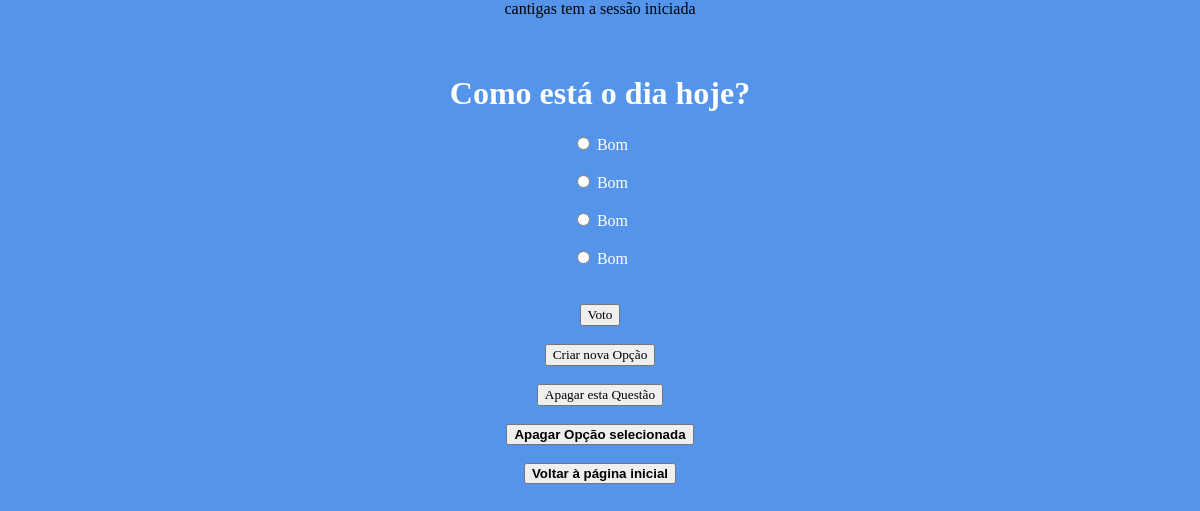
The app's page /votacao/2 (signed in) with its own data.
### votacao/models.py (models this page shows, shortened)
class Questao(models.Model):
 questao_texto = models.CharField(max_length=200)
 pub_data = models.DateTimeField('data de publicacao')

class Opcao(models.Model):
 questao = models.ForeignKey(Questao, on_delete=models.CASCADE)
 opcao_texto = models.CharField(max_length=200)
 votos = models.IntegerField(default=0)

### votacao/views.py (the view)
# urls.py: path("<int:questao_id>", views.detalhe, name="detalhe"),
def detalhe(request, questao_id):
    questao = get_object_or_404(Questao, pk=questao_id)
    return render(request, 'votacao/detalhe.html', {'questao': questao})

### votacao/templates/votacao/detalhe.html (shortened to what this page needs)
{% extends "./secondbase.html" %}
{% block body %}
    <h1>{{ questao.questao_texto }}</h1>
    <form id="form1" action="{% url 'votacao:voto' questao.id %}" method="post">
        {% for opcao in questao.opcao_set.all %}
            <input type="radio" name="opcao" id="opcao{{ forloop.counter }}" value="{{ opcao.id }}" />
            <label for="opcao{{ forloop.counter }}">{{ opcao.opcao_texto }}</label>
        <br>
        <br>
        {% endfor %}
        <br>
        {% if request.user.is_authenticated %}
            <input type="submit" value="Voto" />
        {% endif %}
        <br>
        <br>
    </form>
    <br>
    {% if request.user.is_authenticated and request.user.is_superuser %}
        <form action="{% url 'votacao:view_opcao_otimizada' questao.id %}" method="get">
            <input type="submit" value="Criar nova Opção" />
        </form>
        <br>
        <br>
        <form action="{% url 'votacao:apagarquestao' questao.id %}" method="get">
                <input type="submit" value="Apagar esta Questão" />
        </form>
        <br>
        <br>
        <button type="submit" form="form1" formaction="{% url 'votacao:apagaropcao' questao.id %}"><b>Apagar Opção selecionada</b></button>
    {% endif %}
    <br>
    <br>
{% endblock %}

### votacao/templates/votacao/index.html (shortened to what this page needs)
<!DOCTYPE html>
<html lang="en">
<head>
    {% load static %}
    <link rel="stylesheet" type="text/css" href="{% static 'votacao/css/estilos.css' %}">
</head>
<body>
    <div>
        {% if request.user.is_authenticated %}
            <a onmouseover="show()" id="u" onmouseout="hide()">{{request.user.username}} tem a sessão iniciada</a>
        <br>
        <br>
    </div>
        {% else %}
            <p>O utilizador não tem a sessão iniciada</p>
            <a href="{% url 'votacao:registar' %}">Registar</a>
            <a href="{% url 'votacao:iniciarsessao' %}">Iniciar Sessão</a>
        {% endif %}
    <br>
    {% block body %}{% endblock %}
{% block homepage %}
{% endblock %}
</body>
</html>

### votacao/static/votacao/css/estilos.css (style rules this page uses)
body { background-image: url('images/Iscte.JPG'); background-color: #5494EB; background-position: center; background-size: auto; background-repeat: no-repeat; margin: 0; font-family: Arial black; align:center; text-align:center; }
h1 { font-family: Arial black; text-align: center; color: white; }
label { color: white; text-align: center; font-family: Arial black; }
input { color: black; text-align: center; font-family: Arial black; }
form { postion:fixed; top:50%; left:50%; width:500px; display:inline-block; margin: auto; }

### records on screen
Questao: questao_texto "Como está o dia hoje?"
Opcao: opcao_texto "Bom"
Opcao: opcao_texto "Bom"
Opcao: opcao_texto "Bom"
Opcao: opcao_texto "Bom"

### other values on screen
{{ request.user.username }} "cantigas"
